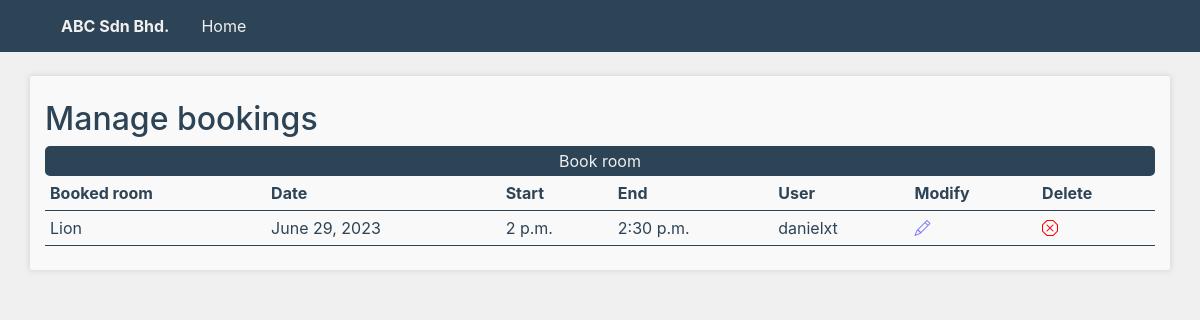
/bookingManagement, run on the app's committed database.
### booking/models.py (models this page shows, shortened)
class RoomBooking(models.Model):
    roomName = models.ForeignKey('rooms.Room', on_delete=models.CASCADE)
    userName = models.ForeignKey(User, on_delete=models.CASCADE, default="")
    date = models.DateField()
    start = models.TimeField()
    end = models.TimeField()
    class Meta:
        constraints = [
            models.CheckConstraint(check=Q(start__lte=F('end')), name='start_before_end')
        ]

### rooms/models.py (models this page shows)
class Room(models.Model):
    roomName = models.CharField(max_length=50, unique=True)
    capacity = models.IntegerField(default=0)
    createdAt = models.DateTimeField(auto_now_add=True)
    def __str__(self):
        return self.roomName

### booking/views.py (the view)
# urls.py: path('', bookingManagementView, name='bookingManagement'),
def bookingManagementView(request):
    bookings = RoomBooking.objects.all()
    context = {'roomBooking' :bookings}
    return render(request, "bookingManagement.html", context)

### templates/bookingManagement.html (shortened to what this page needs)
{% extends 'base.html' %}
{% block content %}
    <br>
    <div class="container py-4 boxColor boxShadow">
        <h2>Manage bookings</h2>
        <button><a href="{% url 'roomBooking' %}">Book room</a></button>
                    <table class="dataTable">
                        <tr style="font-weight:bold">
                            <th>Booked room</th>
                            <th>Date</th>
                            <th>Start</th>
                            <th>End</th>
                            <th>User</th>
                            <th>Modify</th>
                            <th>Delete</th>
                        </tr>
                        <tr>
                            {% for booking in roomBooking %}
                                <tr>
                                    <td>{{booking.roomName}}</td>
                                    <td>{{booking.date}}</td>
                                    <td>{{booking.start}}</td>
                                    <td>{{booking.end}}</td>
                                    <td>{{booking.userName}}</td>
                                    <td><a href="bookingManagement/modifyBooking/{{booking.id}}"><i class="bi bi-pencil"></i></a></td>
                                    <td><a href="bookingManagement/deleteBooking/{{booking.id}}"><i class="bi bi-x-octagon"></i></a></td>
                                </tr>
                            {% endfor %}
                        </tr>
                    </table>
    </div>
{% endblock %}

### templates/base.html (style rules this page uses)
:root { --orange:#FF8551; --white:#f9f9f9; --offWhite:#f0f0f0; --buttonColor:var(--grey); --grey:#2D4356 }
body { background-color:var(--offWhite); color:var(--grey) }
a { color:var(--grey) }
.boxShadow { filter: drop-shadow(0px 0px 3px #cecece); border-radius:2px; }
.boxColor { background-color:var(--white); }
button { background-color:var(--buttonColor); border:2px solid var(--grey); border-radius:5px; width:100%; color:var(--offWhite) !important; }
button a { display:block; width:100%; color:var(--offWhite) !important; }
.bi-pencil { color:rgb(125, 125, 254); }
.bi-x-octagon { color:red; }
button a { color:var(--grey); }
.dataTable { width:100%; }
.dataTable td,th { padding:5px; }
.dataTable td { border-top:1px solid var(--grey); border-bottom:1px solid var(--grey); }

### templates/header.html (style rules this page uses)
a { text-decoration: none; }

### data on the page
RoomBooking: roomName "Lion", date "June 29, 2023", start "2 p.m.", end "2:30 p.m.", userName "danielxt"
